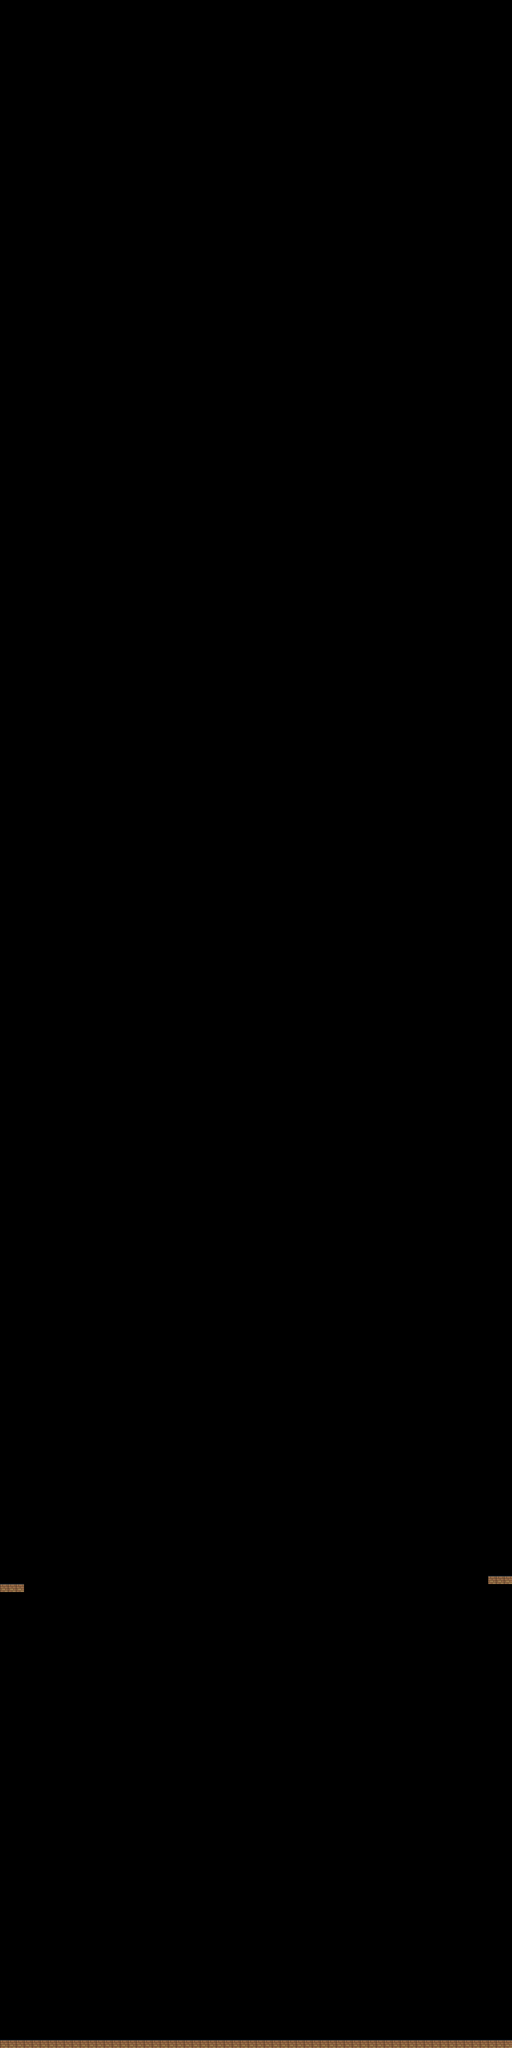

A level layout from a 2D game, rendered from its tile map. Below: a short description, then the map file with tile-grid data replaced by summaries:
An orthogonal 64x256 tile map with 32x32 px tiles, 4 tile layers (background_walls, floor, foreground_items, collision).

<map version="1.0" orientation="orthogonal" renderorder="right-down" width="64" height="256" tilewidth="32" tileheight="32" nextobjectid="1">
 <tileset firstgid="1" name="tmx-rpg-bigpack.1" tilewidth="32" tileheight="32">
  <image source="tmx-rpg-bigpack.atlasc/tmx-rpg-bigpack.1.png" width="674" height="738" />
 </tileset>
 <layer name="background_walls" width="64" height="256">
  <data>[16384 cells, 0 non-empty, 0 distinct tile ids]</data>
 </layer>
 <layer name="floor" width="64" height="256">
  <data>[16384 cells, 0 non-empty, 0 distinct tile ids]</data>
 </layer>
 <layer name="foreground_items" width="64" height="256">
  <data>[16384 cells, 0 non-empty, 0 distinct tile ids]</data>
 </layer>
 <layer name="collision" width="64" height="256">
  <data>[16384 cells, 70 non-empty, 1 distinct tile ids]</data>
 </layer>
</map>
